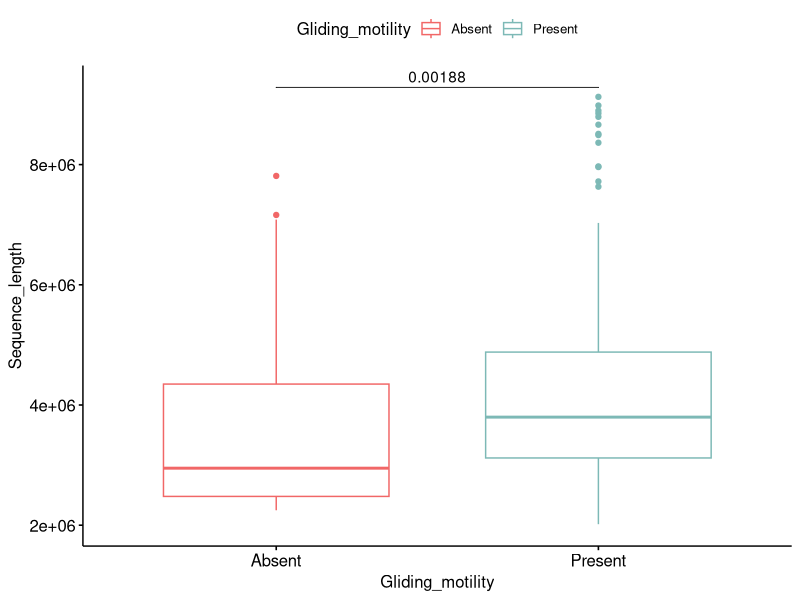
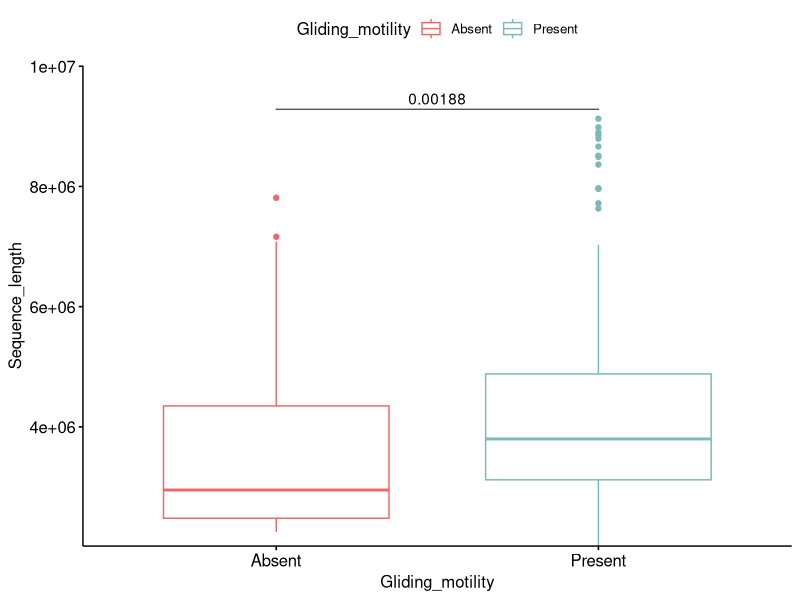
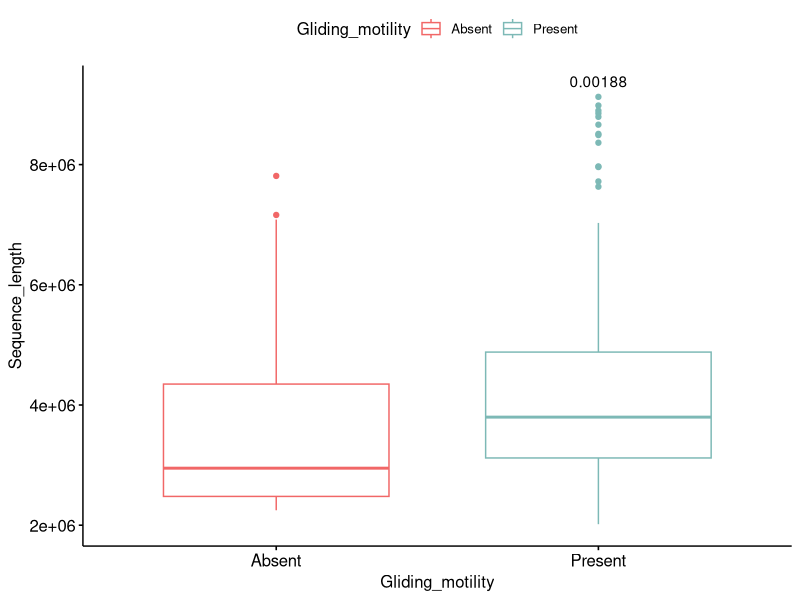
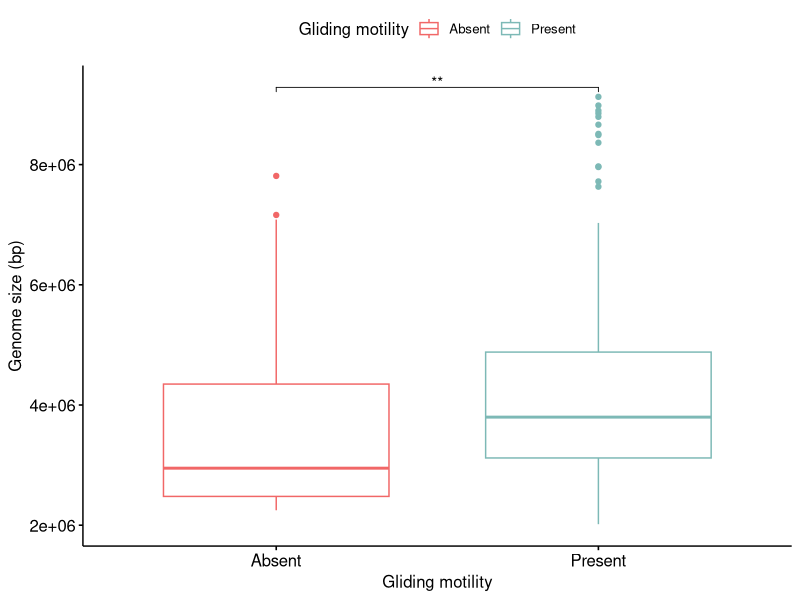

Write the R code that produced these figures, in order.
#library
library(dplyr)
library(ggplot2)
library(readr)
#library(ggsignif)
#library(dplyr)
library(ggpubr)
library(rstatix)
#reading the dataset
Bacteroidetes_402_sequence_length_CTD_statistics <- read_delim("Sequence_length_CTD_statistics_402.txt", 
                                                               delim = "\t", escape_double = FALSE, 
                                                               trim_ws = TRUE)

#Creation of a dataset for boxplot

data_boxplot <- Bacteroidetes_402_sequence_length_CTD_statistics[c('Sequence-length','motility')]

#Renaming columns and values

data_boxplot <- plyr::rename(data_boxplot,c('motility'='Gliding_motility'))
data_boxplot <- plyr::rename(data_boxplot,c('Sequence-length'='Sequence_length'))
data_boxplot$Gliding_motility[data_boxplot$Gliding_motility == 1] <- 'Present'
data_boxplot$Gliding_motility[data_boxplot$Gliding_motility == 0] <- 'Absent'
data_boxplot$Gliding_motility <- factor(data_boxplot$Gliding_motility, levels = c("Absent","Present"))

#---------------------------------------------------------


#statistical test (independent t-test)
stat.test <- data_boxplot %>%
  t_test(Sequence_length ~ Gliding_motility) %>%
  adjust_pvalue(method = "bonferroni") %>%
  add_significance("p.adj")
stat.test


# Create a box plot
bxp <- ggboxplot(
  data_boxplot, x = "Gliding_motility", y = "Sequence_length", 
  color = "Gliding_motility", palette = c("#F16767","#7DB9B6")
)

# Add p-values onto the box plots
stat.test <- stat.test %>%
  add_xy_position(x = "Gliding_motility", dodge = 0.8)
bxp + stat_pvalue_manual(
  stat.test,  label = "p", tip.length = 0
)

# Add 10% spaces between the p-value labels and the plot border
bxp + stat_pvalue_manual(
  stat.test,  label = "p", tip.length = 0
) +
  scale_y_continuous(expand = expansion(mult = c(0, 0.1)))

# Use adjusted p-values as labels
# Remove brackets
bxp + stat_pvalue_manual(
  stat.test,  label = "p.adj", tip.length = 0,
  remove.bracket = TRUE
)

# Show adjusted p-values and significance levels
# Hide ns (non-significant)
bxp + stat_pvalue_manual(
  stat.test,  label = "{p.adj.signif}",#"{p.adj}{p.adj.signif}", 
  tip.length = 0.01, hide.ns = TRUE
) + labs(color='Gliding motility',x='Gliding motility',y='Genome size (bp)')

